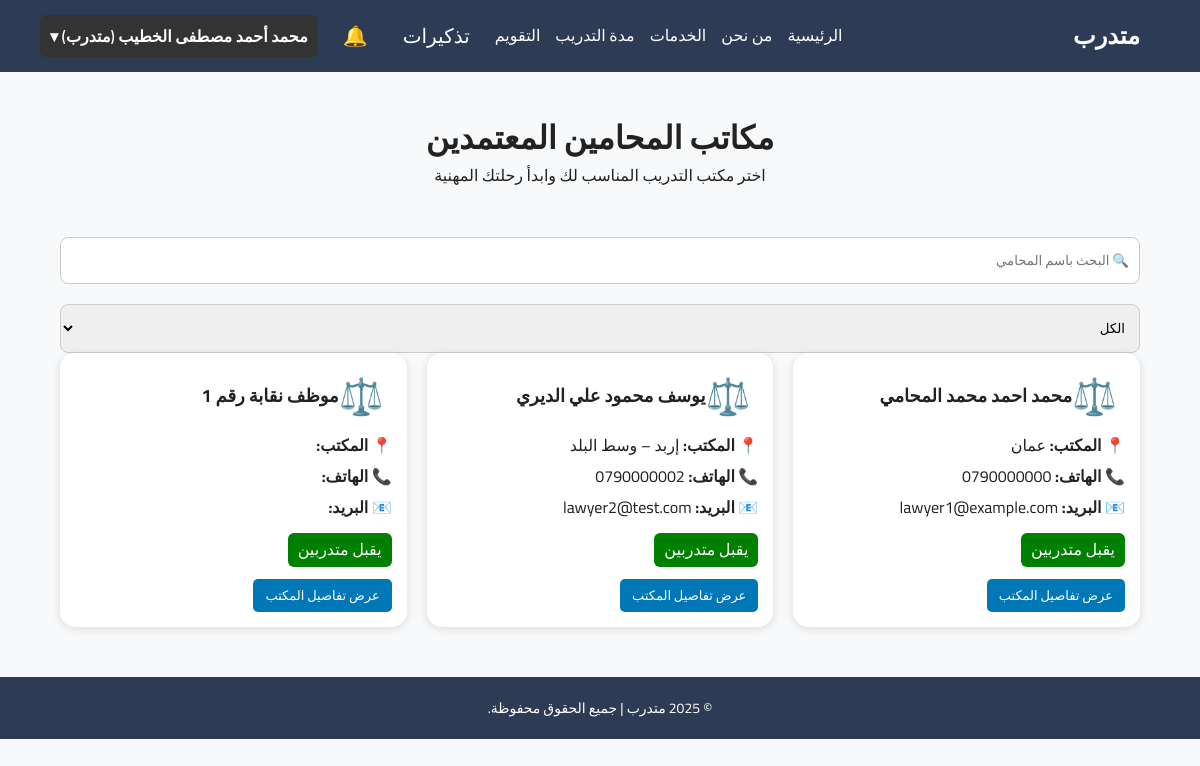
Before: /specializations/lawyers/lawyers_offices.php (signed in) with the older database file.
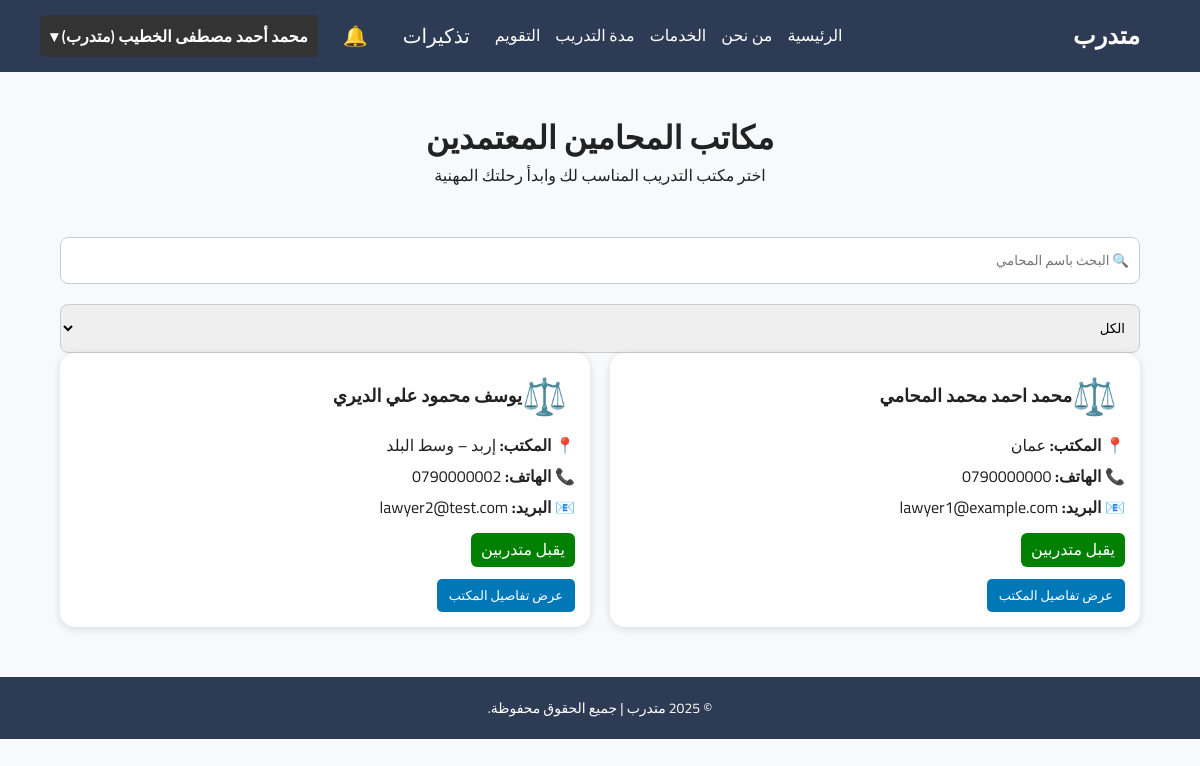
After: the same page with the newer database file.
### tables this page shows
CREATE TABLE `lawyers` (
  `lawyer_id` int(11) NOT NULL,
  `user_id` int(11) NOT NULL,
  `syndicate_id` int(11) DEFAULT NULL,
  `office_address` varchar(255) DEFAULT NULL,
  `password` varchar(255) NOT NULL,
  `verified` tinyint(1) NOT NULL DEFAULT 0,
  `created_at` datetime NOT NULL DEFAULT current_timestamp(),
  `updated_at` datetime NOT NULL DEFAULT current_timestamp() ON UPDATE current_timestamp(),
  `full_name` varchar(200) DEFAULT NULL,
  `first_name` varchar(100) DEFAULT NULL,
  `father_name` varchar(100) DEFAULT NULL,
  `grandfather_name` varchar(100) DEFAULT NULL,
  `family_name` varchar(100) DEFAULT NULL,
  `national_id` varchar(30) DEFAULT NULL,
  `phone` varchar(30) DEFAULT NULL,
  `email` varchar(150) DEFAULT NULL,
  `home_address` varchar(255) DEFAULT NULL,
  `no_conviction_doc` varchar(255) DEFAULT NULL,
  `good_conduct_doc` varchar(255) DEFAULT NULL,
  `social_security` enum('نعم','لا') DEFAULT 'لا',
  `highschool_certificate` varchar(10) DEFAULT 'لا',
  `university_degree` varchar(10) DEFAULT 'لا',
  `social_security_number` varchar(100) DEFAULT NULL
);

CREATE TABLE `users` (
  `user_id` int(11) NOT NULL,
  `full_name` varchar(200) NOT NULL,
  `national_id` varchar(30) NOT NULL,
  `phone` varchar(30) DEFAULT NULL,
  `email` varchar(150) DEFAULT NULL,
  `address` varchar(255) DEFAULT NULL,
  `password` varchar(255) NOT NULL,
  `role` enum('trainee','lawyer','admin','syndicate_admin') NOT NULL DEFAULT 'trainee',
  `created_at` datetime NOT NULL DEFAULT current_timestamp(),
  `updated_at` datetime NOT NULL DEFAULT current_timestamp() ON UPDATE current_timestamp()
);

### specializations/lawyers/lawyers_offices.php (the view, shortened to what this page needs)
<!DOCTYPE html>
<html lang="ar" dir="rtl">
<head>
<link rel="stylesheet" href="../../assets/css/style.css">
<link rel="stylesheet" href="../../assets/css/lawyers.css">
</head>
<body>
<?php include("../../includes/header.php"); ?>
<div class="container">
<div class="page-header">
    <h1>مكاتب المحامين المعتمدين</h1>
    <p>اختر مكتب التدريب المناسب لك وابدأ رحلتك المهنية</p>
</div>
<div class="filters">
    <input type="text" placeholder="🔍 البحث باسم المحامي">
    <select>
        <option>الكل</option>
    </select>
</div>
<div class="lawyers-grid">
<?php
$q = $pdo->query("
    SELECT
        l.*,
        u.full_name
    FROM lawyers l
    LEFT JOIN users u ON u.user_id = l.user_id
    WHERE l.verified = 1
");
while ($lawyer = $q->fetch(PDO::FETCH_ASSOC)):
$status = ($lawyer['verified']) ? "يقبل متدربين" : "مغلق";
$tagClass = ($lawyer['verified']) ? "" : "closed";
?>
<div class="lawyer-card">
    <div class="lawyer-header">
        <div class="lawyer-avatar">⚖️</div>
        <div class="lawyer-name">
            <?= htmlspecialchars($lawyer['full_name']) ?>
        </div>
    </div>
    <div class="lawyer-info">
        <p><strong>📍 المكتب:</strong> <?= htmlspecialchars($lawyer['office_address']) ?></p>
        <p><strong>📞 الهاتف:</strong> <?= htmlspecialchars($lawyer['phone']) ?></p>
        <p><strong>📧 البريد:</strong> <?= htmlspecialchars($lawyer['email']) ?></p>
        <span class="tag <?= $tagClass ?>">
            <?= $status ?>
        </span>
    </div>
<?php if ($lawyer['verified']): ?>
    <a href="lawyer_profile.php?id=<?= $lawyer['lawyer_id'] ?>" class="btn">
        عرض تفاصيل المكتب
    </a>
<?php else: ?>
    <a class="btn disabled">لا يقبل حالياً</a>
<?php endif; ?>
</div>
<?php endwhile; ?>
</div>
</div>
<?php include("../../includes/footer.php"); ?>
</body>
</html>

Changed rows visible on the page:
removed lawyers: user.full_name "موظف نقابة رقم 1", verified "يقبل متدربين"
